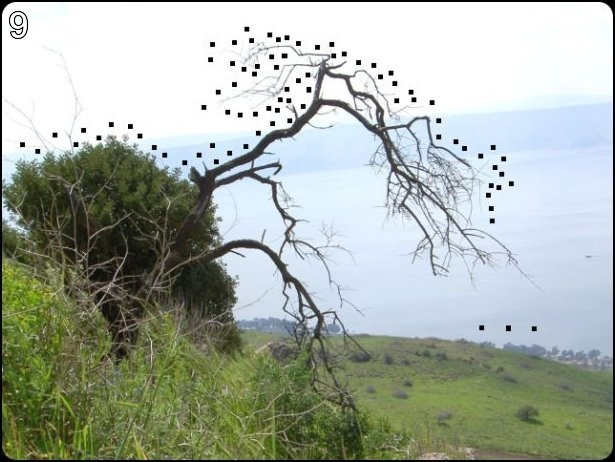
#> input picture Img.jpg, 615 x 462 px
$ python Image.py
#> lines starting #> are read from the running program, lines starting #| are printed output that depends on the picture
import numpy as np
import sys
from PIL import Image, ImageDraw
import matplotlib.pyplot as plt
first = [
    146, 399, 163, 403, 170, 393, 169, 391, 166, 386, 170, 381, 170, 371, 170,
    355, 169, 346, 167, 335, 170, 329, 170, 320, 170, 310, 171, 301, 173, 290,
    178, 289, 182, 287, 188, 286, 190, 286, 192, 291, 194, 296, 195, 305, 194,
    307, 191, 312, 190, 316, 190, 321, 192, 331, 193, 338, 196, 341, 197, 346,
    199, 352, 198, 360, 197, 366, 197, 373, 196, 380, 197, 383, 196, 387, 192,
    389, 191, 392, 190, 396, 189, 400, 194, 401, 201, 402, 208, 403, 213, 402,
    216, 401, 219, 397, 219, 393, 216, 390, 215, 385, 215, 379, 213, 373, 213,
    365, 212, 360, 210, 353, 210, 347, 212, 338, 213, 329, 214, 319, 215, 311,
    215, 306, 216, 296, 218, 290, 221, 283, 225, 282, 233, 284, 238, 287, 243,
    290, 250, 291, 255, 294, 261, 293, 265, 291, 271, 291, 273, 289, 278, 287,
    279, 285, 281, 280, 284, 278, 284, 276, 287, 277, 289, 283, 291, 286, 294,
    291, 296, 295, 299, 300, 301, 304, 304, 320, 305, 327, 306, 332, 307, 341,
    306, 349, 303, 354, 301, 364, 301, 371, 297, 375, 292, 384, 291, 386, 302,
    393, 324, 391, 333, 387, 328, 375, 329, 367, 329, 353, 330, 341, 331, 328,
    336, 319, 338, 310, 341, 304, 341, 285, 341, 278, 343, 269, 344, 262, 346,
    259, 346, 251, 349, 259, 349, 264, 349, 273, 349, 280, 349, 288, 349, 295,
    349, 298, 354, 293, 356, 286, 354, 279, 352, 268, 352, 257, 351, 249, 350,
    234, 351, 211, 352, 197, 354, 185, 353, 171, 351, 154, 348, 147, 342, 137,
    339, 132, 330, 122, 327, 120, 314, 116, 304, 117, 293, 118, 284, 118, 281,
    122, 275, 128, 265, 129, 257, 131, 244, 133, 239, 134, 228, 136, 221, 137,
    214, 138, 209, 135, 201, 132, 192, 130, 184, 131, 175, 129, 170, 131, 159,
    134, 157, 134, 160, 130, 170, 125, 176, 114, 176, 102, 173, 103, 172, 108,
    171, 111, 163, 115, 156, 116, 149, 117, 142, 116, 136, 115, 129, 115, 124,
    115, 120, 115, 115, 117, 113, 120, 109, 122, 102, 122, 100, 121, 95, 121,
    89, 115, 87, 110, 82, 109, 84, 118, 89, 123, 93, 129, 100, 130, 108,
    132, 110, 133, 110, 136, 107, 138, 105, 140, 95, 138, 86, 141, 79, 149,
    77, 155, 81, 162, 90, 165, 97, 167, 99, 171, 109, 171, 107, 161, 111,
    156, 113, 170, 115, 185, 118, 208, 117, 223, 121, 239, 128, 251, 133, 259,
    136, 266, 139, 276, 143, 290, 148, 310, 151, 332, 155, 348, 156, 353, 153,
    366, 149, 379, 147, 394, 146, 399,
    156, 141, 165, 135, 169, 131, 176, 130, 187, 134, 191, 140, 191, 146, 186,
    150, 179, 155, 175, 157, 168, 157, 163, 157, 159, 157, 158, 164, 159, 175,
    159, 181, 157, 191, 154, 197, 153, 205, 153, 210, 152, 212, 147, 215, 146,
    218, 143, 220, 132, 220, 125, 217, 119, 209, 116, 196, 115, 185, 114, 172,
    114, 167, 112, 161, 109, 165, 107, 170, 99, 171, 97, 167, 89, 164, 81,
    162, 77, 155, 81, 148, 87, 140, 96, 138, 105, 141, 110, 136, 111, 126,
    113, 129, 118, 117, 128, 114, 137, 115, 146, 114, 155, 115, 158, 121, 157,
    128, 156, 134, 157, 136, 156, 136
]
x=[first[i] for i in range(0,len(first),2)]
y=[first[i] for i in range(1,len(first),2)]
plt.scatter(x,y)
plt.show()
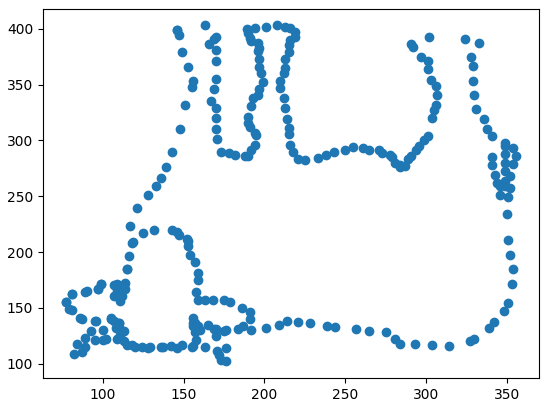
#> figure drawn by matplotlib, 1 panel
xy=[(first[i],first[i+1]) for i in range(0,len(first)-1,2)]

image = Image.new("RGB", (500, 500), "white")
#> image: PIL image 500x500 RGB; every value is 255
draw = ImageDraw.Draw(image)
# Define the vertices of the line
vertices =xy
# Draw the line
draw.line(vertices, fill="red", width=3)
# Save the image
image.show()
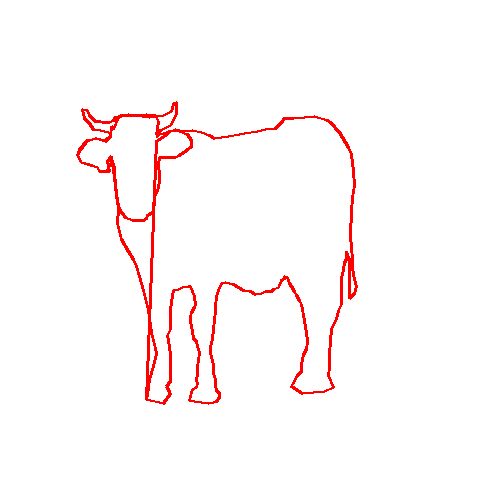
#> shown: PIL image 500x500 RGB; mean R, G, B 255, 248.6, 248.6
image.save("output.png")
im2=Image.open("output.png")
with Image.open("Img.jpg") as im:
#> im is the input picture: PIL image 615x462 RGB; mean R, G, B 166.7, 174.6, 164.5
    im.load()

im.paste(im2.resize((im2.width // 3, im2.height // 3)))
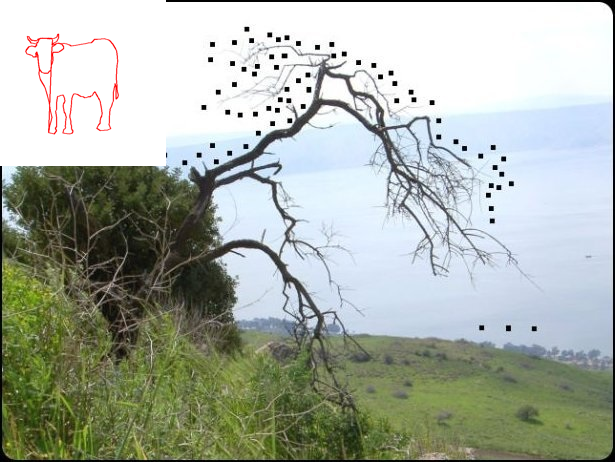
#> im: PIL image 615x462 RGB; mean R, G, B 169.1, 176.2, 166.3

im.show()
im.save('resolt.png')
